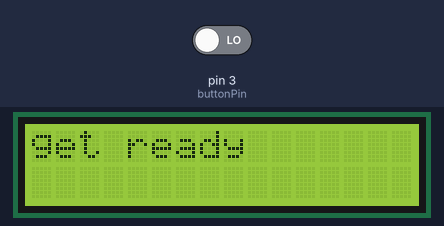
Bench run of a sketch on a simulated Arduino Uno, built with avr-gcc and run on an emulated ATmega328P. Parts: 16×2 character LCD. The test bench sets the inputs (shaded band); at power-on: pin 3 (buttonPin) LOW. Random numbers use the default seed unless the sketch sets one.

Above: at 1.2 s.
1.3 s: pin 3 (buttonPin) driven HIGH
At 5.6 s:
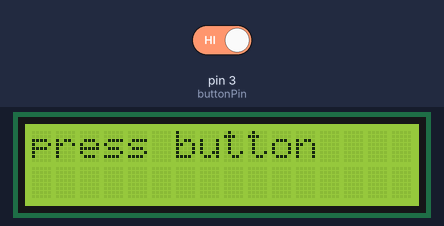
6.0 s: pin 3 (buttonPin) driven LOW
At 7.2 s:
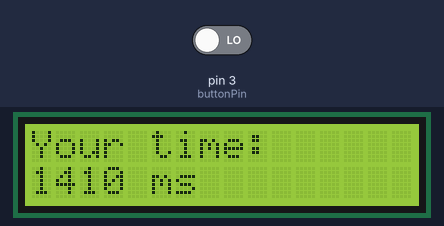
At 9.11 s:
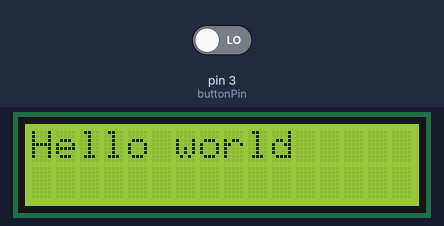
Timing chart, 0 to 10.6 s (numbered marks = the images above; inputs shaded):
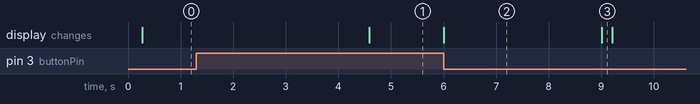

Measured:
- after the input at 6.0 s, the display: changes at once (image 2)
- what the display in image 2 shows lasts 3.0 s, from 6.0 s to 9.0 s

The sketch:

lab_9_again_copy_20250401111134.ino
```cpp
#include <LiquidCrystal.h>  // Include the LiquidCrystal library for the LCD

// Define the pin connected to the pushbutton
const int buttonPin = 3;

// Define the LCD pin connections: RS, Enable, Data4, Data5, Data6, Data7
const int rs = 7, en = 8, d4 = 9, d5 = 10, d6 = 11, d7 = 12;

LiquidCrystal lcd(rs, en, d4, d5, d6, d7);  // Create an LCD object

void setup() {
  pinMode(buttonPin, INPUT);     // Set the button pin as ???
  lcd.begin(16, 2);             // Initialize LCD type (x columns, y rows)
  Serial.begin(9600);          // Start Serial Monitor for debugging output
  randomSeed(analogRead(0));   // Seed the random number generator
}

void loop()
{
  lcd.clear();                 // Clear the LCD screen
  lcd.print("Hello world"); // Display instruction to the player

  // Just waiting here until the player presses the button (HIGH to LOW)
  while (digitalRead(buttonPin) == HIGH)
  {

  } // DONT WORRY HOW THIS WORKS NOW

  // Small delay to remove mechanical button bounce noise
  delay(200);

  // Call the function that runs the reaction timer game
  reactionGame(); // Need to be defined!!!
}
void reactionGame()
{
  lcd.clear();    // Clear the LCD screen
  lcd.print("get ready"); // Inform the player to get ready

  // Generate a random delay between 3 to 6 seconds (3000-6000 ms) ...
  // Use the function random(); to help achieve that. Look it up how it works.
  // !!! ENTER THE CODE HERE !!!
 // int randomDelay = random(3000,6001);{
 // delay(randomDelay);
  delay(random(3000,6001));


  lcd.clear();
  lcd.print("press button");  // Ask the player to press the button as fast as possible

  unsigned long startTime = millis();  // Record the time right button press

  // Don’t worry about how this works, only that the code below waits until ...
  // the player presses the button.
  while (digitalRead(buttonPin) == HIGH) {
    // This keeps running until the player reacts and presses the button
  }

  // Use the start time recorded above (startTime) and the current time to ...
  // calculate how long the player took to press the button.
  unsigned long reactionTime = millis()-startTime;

  // Display the reaction time on the LCD
  lcd.clear();
  lcd.print("Your time:");
  lcd.setCursor(0, 1);         // Move to the second row
  lcd.print(reactionTime);     // Show the reaction time in milliseconds
  lcd.print(" ms");

  delay(3000);  // Keep the result displayed for 3 seconds before restarting
}
```
